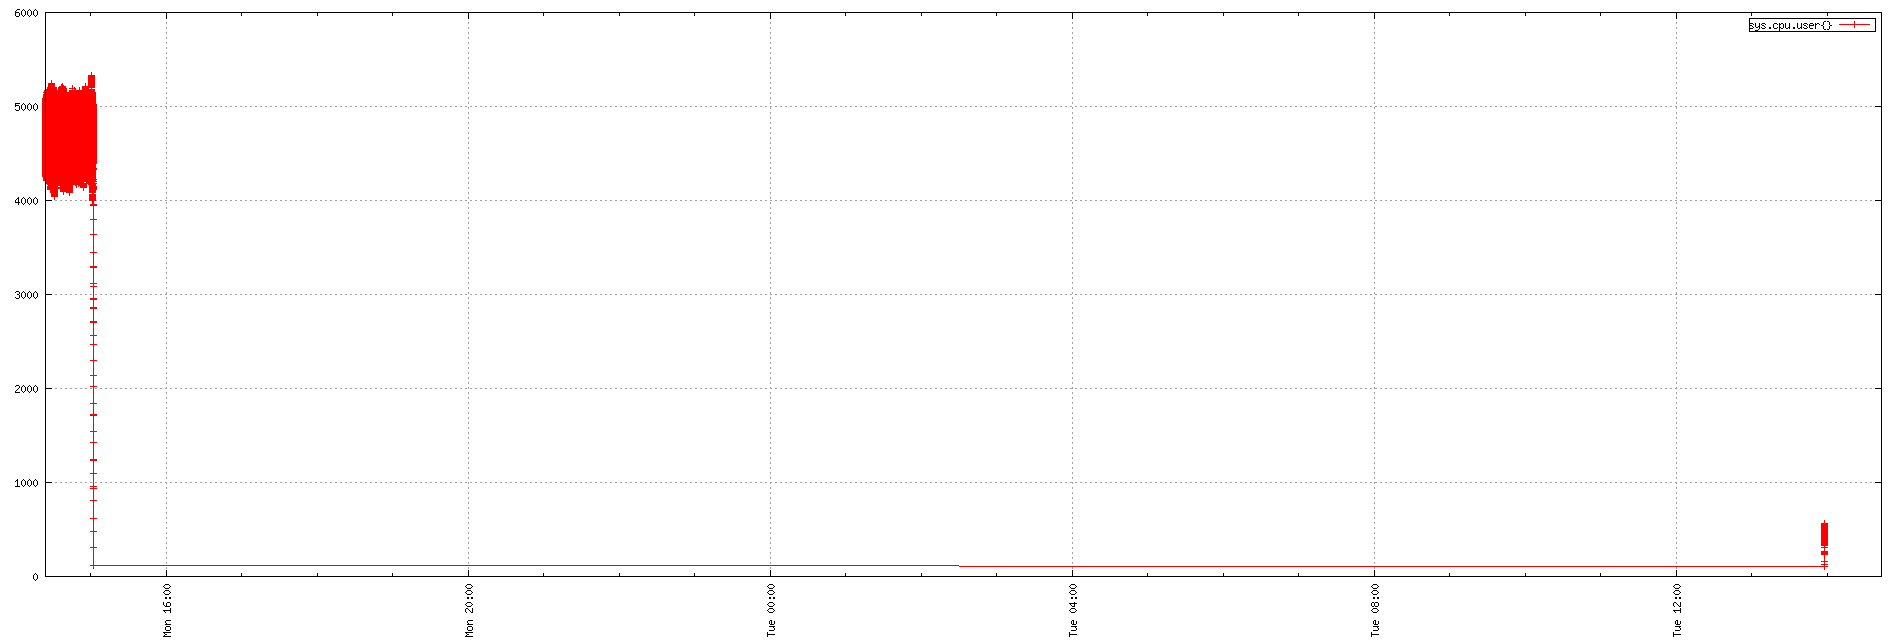

Source code (gnuplot):
set term png small size 1900,644
set xdata time
set timefmt "%s"
if (GPVAL_VERSION < 4.6) set xtics rotate; else set xtics rotate right
set output "${TMPDIR-'tmp'}/tsd/f7de291d.png"
set xrange ["1673879048":"1673966592"]
set format x "%a %H:%M"
set grid
set style data linespoint
set key right box
set yrange [0:]
plot  "${TMPDIR-'tmp'}/tsd/f7de291d_0.dat" using 1:2 title "sys.cpu.user{}"
